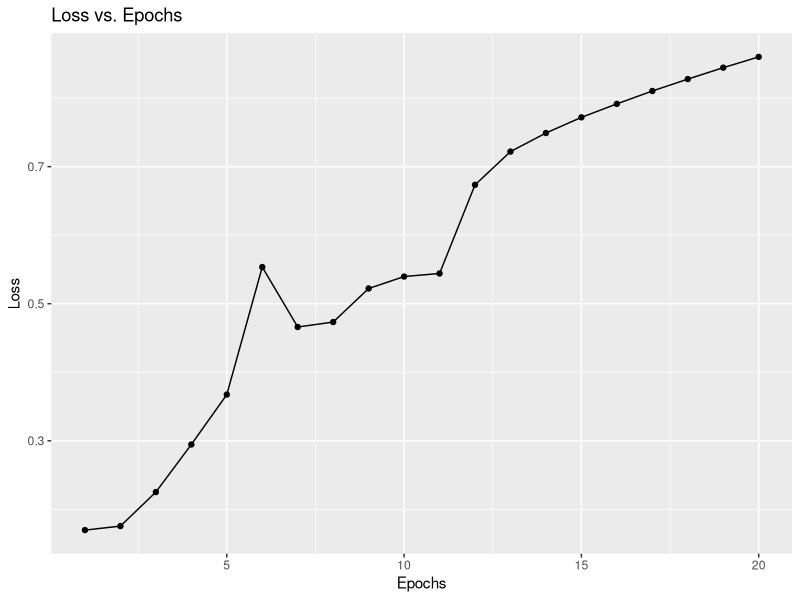
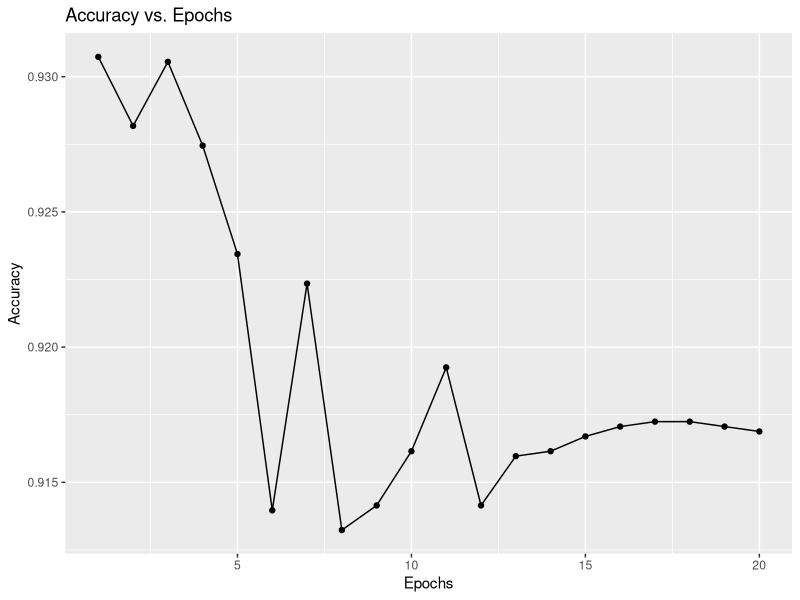

Write R code to recreate these figures, in order.
## ---- chunk 1

library(dplyr)
library(readr)
library(ggplot2)

## ---- chunk 2
df <- read_csv("results/overfit.csv")
## ---- chunk 3

head(df)
## ---- chunk 4

lossPlot <- ggplot(data=df, aes(x=as.numeric(row.names(df)), y=val_loss)) +
        geom_point() +
        geom_line() +
        ggtitle("Loss vs. Epochs") +
        xlab("Epochs") +
        ylab("Loss")

lossPlot
## ---- chunk 5
accuracyPlot <- ggplot(data=df, aes(x=as.numeric(row.names(df)), y=val_accuracy)) +
        geom_point() +
        geom_line() +
        ggtitle("Accuracy vs. Epochs") +
        xlab("Epochs") +
        ylab("Accuracy")

accuracyPlot
